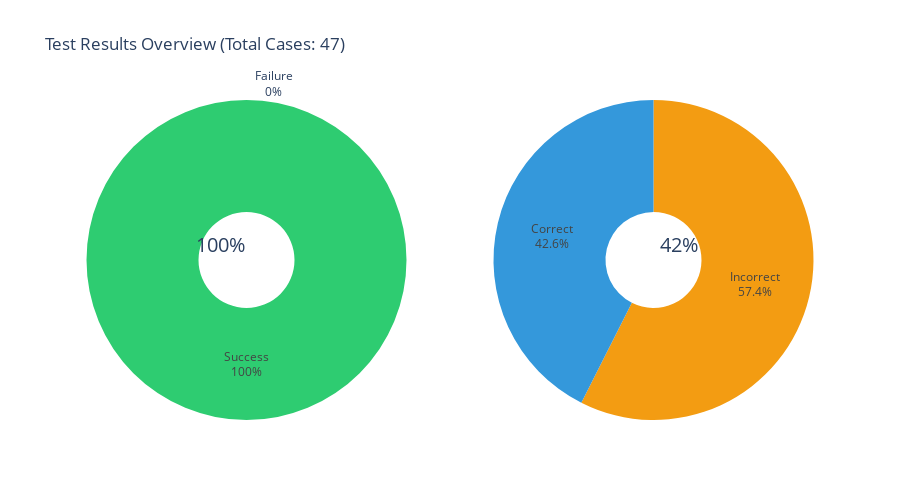

The notebook cell this image was saved under:
### Code cell
# Test PDF reading functionality first
print("Testing PDF reading functionality...")

# Test reading the first PDF file
test_pdf_path = "data/EKI-2428G-4CA-AE/EKI-2428G-4CA_DS(021120)20200317192322.pdf"
if os.path.exists(test_pdf_path):
    print(f"Testing PDF: {test_pdf_path}")
    content = read_pdf_content(test_pdf_path)
    print(f"PDF content length: {len(content)} characters")
    print(f"First 500 characters:\\n{content[:500]}...")
else:
    print(f"Test PDF file not found: {test_pdf_path}")

print("\\n" + "="*60)
print("Now proceeding with baseline results visualization...")

# Display baseline results with PDF content
plot_results_with_details(baseline_result['test_cases'], baseline_result['stats'])

### Figure 1 — Plotly figure (JSON) as saved in the notebook; plotly's stock layout.template omitted (floating-point values rounded to 4 significant figures)
{"data": [{"domain": {"x": [0, 0.45], "y": [0, 1]}, "hole": 0.3, "hoverinfo": "label+percent", "labels": ["Success", "Failure"], "marker": {"colors": ["#2ecc71", "#e74c3c"]}, "name": "Invocation", "textfont": {"size": 12}, "textinfo": "label+percent", "type": "pie", "values": [1, 0]}, {"domain": {"x": [0.55, 1], "y": [0, 1]}, "hole": 0.3, "hoverinfo": "label+percent", "labels": ["Correct", "Incorrect"], "marker": {"colors": ["#3498db", "#f39c12"]}, "name": "Correctness", "textfont": {"size": 12}, "textinfo": "label+percent", "type": "pie", "values": [0.4255, 0.5745]}], "layout": {"annotations": [{"font": {"size": 20}, "showarrow": false, "text": "100%", "x": 0.19, "xanchor": "center", "xref": "paper", "y": 0.5, "yanchor": "bottom", "yref": "paper"}, {"font": {"size": 20}, "showarrow": false, "text": "42%", "x": 0.81, "xanchor": "center", "xref": "paper", "y": 0.5, "yanchor": "bottom", "yref": "paper"}], "height": 500, "showlegend": false, "title": {"text": "Test Results Overview (Total Cases: 47)"}}}
